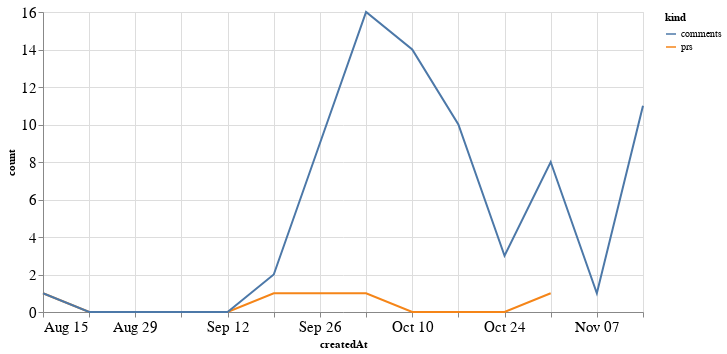

Notebook code cell kept with this figure:
### Code cell
alt.Chart(total_time, width=600).mark_line().encode(
    x='createdAt',
    y='count',
    color='kind'
)

### Figure 1 — Vega-Lite specification as saved in the notebook (floating-point values rounded to 4 significant figures)
{"config": {"axisLeft": {"labelFontSize": 15}, "axisBottom": {"labelFontSize": 15}}, "data": {"name": "data-6585cafd99777ed7fbea38fd96f64c99"}, "mark": "line", "encoding": {"color": {"type": "nominal", "field": "kind"}, "x": {"type": "temporal", "field": "createdAt"}, "y": {"type": "quantitative", "field": "count"}}, "width": 600, "$schema": "https://vega.github.io/schema/vega-lite/v4.8.1.json", "datasets": {"data-6585cafd99777ed7fbea38fd96f64c99": [{"createdAt": "2021-08-15T00:00:00", "kind": "prs", "count": 1.0}, {"createdAt": "2021-08-22T00:00:00", "kind": "prs", "count": 0.0}, {"createdAt": "2021-08-29T00:00:00", "kind": "prs", "count": 0.0}, {"createdAt": "2021-09-05T00:00:00", "kind": "prs", "count": 0.0}, {"createdAt": "2021-09-12T00:00:00", "kind": "prs", "count": 0.0}, {"createdAt": "2021-09-19T00:00:00", "kind": "prs", "count": 1.0}, {"createdAt": "2021-09-26T00:00:00", "kind": "prs", "count": 1.0}, {"createdAt": "2021-10-03T00:00:00", "kind": "prs", "count": 1.0}, {"createdAt": "2021-10-10T00:00:00", "kind": "prs", "count": 0.0}, {"createdAt": "2021-10-17T00:00:00", "kind": "prs", "count": 0.0}, {"createdAt": "2021-10-24T00:00:00", "kind": "prs", "count": 0.0}, {"createdAt": "2021-10-31T00:00:00", "kind": "prs", "count": 1.0}, {"createdAt": "2021-11-07T00:00:00", "kind": "prs", "count": null}, {"createdAt": "2021-11-14T00:00:00", "kind": "prs", "count": null}, {"createdAt": "2021-08-15T00:00:00", "kind": "comments", "count": 1.0}, {"createdAt": "2021-08-22T00:00:00", "kind": "comments", "count": 0.0}, {"createdAt": "2021-08-29T00:00:00", "kind": "comments", "count": 0.0}, {"createdAt": "2021-09-05T00:00:00", "kind": "comments", "count": 0.0}, {"createdAt": "2021-09-12T00:00:00", "kind": "comments", "count": 0.0}, {"createdAt": "2021-09-19T00:00:00", "kind": "comments", "count": 2.0}, {"createdAt": "2021-09-26T00:00:00", "kind": "comments", "count": 9.0}, {"createdAt": "2021-10-03T00:00:00", "kind": "comments", "count": 16.0}, {"createdAt": "2021-10-10T00:00:00", "kind": "comments", "count": 14.0}, {"createdAt": "2021-10-17T00:00:00", "kind": "comments", "count": 10.0}, {"createdAt": "2021-10-24T00:00:00", "kind": "comments", "count": 3.0}, {"createdAt": "2021-10-31T00:00:00", "kind": "comments", "count": 8.0}, {"createdAt": "2021-11-07T00:00:00", "kind": "comments", "count": 1.0}, {"createdAt": "2021-11-14T00:00:00", "kind": "comments", "count": 11.0}]}}
